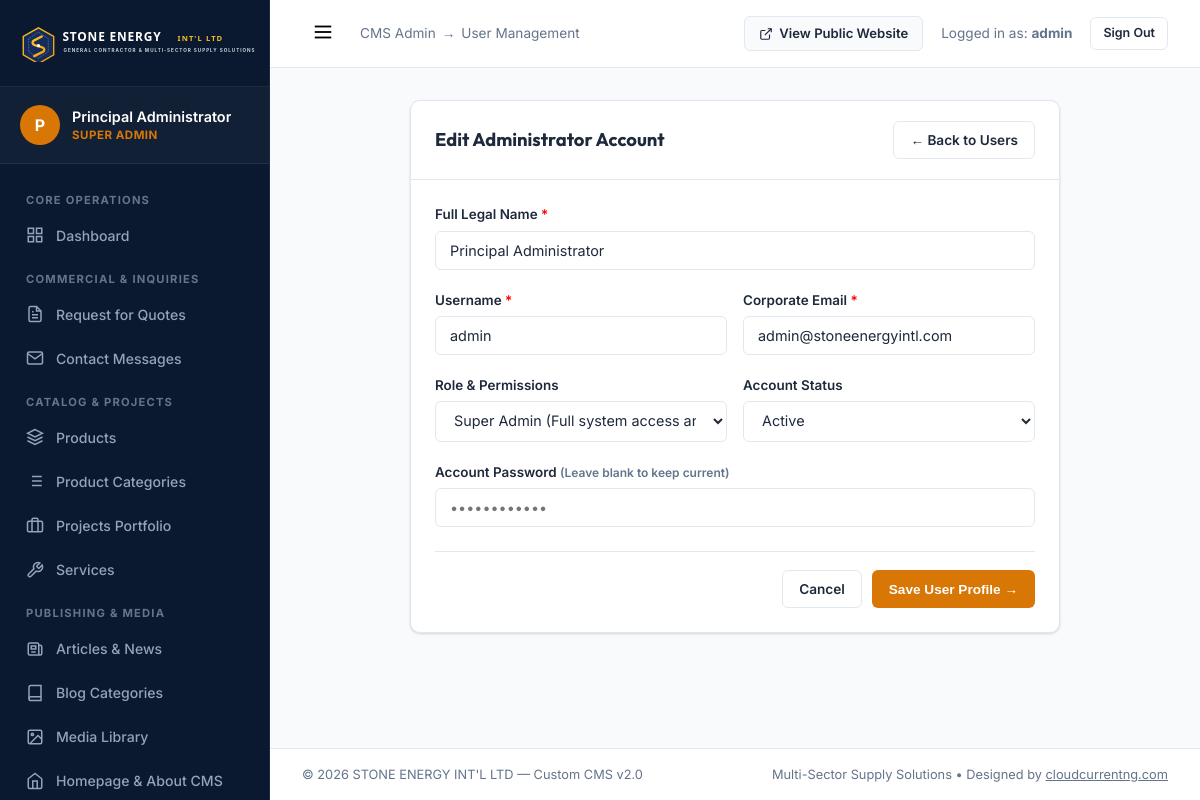
The page /admin/user-edit.php?id=1 (signed in) on the database its author committed.
### tables this page shows
CREATE TABLE `users` (
    `id` INT UNSIGNED AUTO_INCREMENT PRIMARY KEY,
    `username` VARCHAR(50) NOT NULL UNIQUE,
    `email` VARCHAR(120) NOT NULL UNIQUE,
    `password_hash` VARCHAR(255) NOT NULL,
    `full_name` VARCHAR(100) NOT NULL,
    `role_id` INT UNSIGNED NOT NULL DEFAULT 4,
    `status` ENUM('active', 'inactive', 'suspended') NOT NULL DEFAULT 'active',
    `avatar` VARCHAR(255) DEFAULT NULL,
    `last_login` DATETIME DEFAULT NULL,
    `created_at` DATETIME NOT NULL DEFAULT CURRENT_TIMESTAMP,
    `updated_at` DATETIME NOT NULL DEFAULT CURRENT_TIMESTAMP ON UPDATE CURRENT_TIMESTAMP,
    INDEX `idx_users_role` (`role_id`),
    INDEX `idx_users_status` (`status`),
    CONSTRAINT `fk_users_role` FOREIGN KEY (`role_id`) REFERENCES `roles` (`id`) ON DELETE RESTRICT
);

CREATE TABLE `roles` (
    `id` INT UNSIGNED AUTO_INCREMENT PRIMARY KEY,
    `name` VARCHAR(50) NOT NULL UNIQUE,
    `slug` VARCHAR(50) NOT NULL UNIQUE,
    `description` VARCHAR(255) DEFAULT NULL,
    `created_at` DATETIME NOT NULL DEFAULT CURRENT_TIMESTAMP
);

CREATE TABLE `site_settings` (
    `id` INT UNSIGNED AUTO_INCREMENT PRIMARY KEY,
    `setting_key` VARCHAR(100) NOT NULL UNIQUE,
    `setting_value` MEDIUMTEXT DEFAULT NULL,
    `setting_group` VARCHAR(50) NOT NULL DEFAULT 'general',
    `label` VARCHAR(150) NOT NULL,
    `field_type` ENUM('text', 'textarea', 'editor', 'image', 'boolean', 'select', 'number') NOT NULL DEFAULT 'text',
    `updated_at` DATETIME NOT NULL DEFAULT CURRENT_TIMESTAMP ON UPDATE CURRENT_TIMESTAMP,
    INDEX `idx_settings_group` (`setting_group`)
);

### admin/user-edit.php (the view, shortened to what the rows shown need)
<?php
require_once __DIR__ . '/includes/auth-check.php';
$userId = (int)($_GET['id'] ?? 0);
$isEditing = ($userId > 0);
$userRecord = $isEditing ? Database::fetchOne("SELECT * FROM `users` WHERE `id` = :id", [':id' => $userId]) : null;
$roles = Database::fetchAll("SELECT * FROM `roles` ORDER BY `id` ASC");
include __DIR__ . '/includes/header.php';
?>
<div class="admin-card" style="max-width: 650px; margin: 0 auto;">
    <div class="admin-card-body">
        <form action="<?= admin_url('user-edit.php' . ($isEditing ? '?id=' . $userId : '')) ?>" method="POST">
            <div class="form-row">
                <label class="form-label-admin">Full Legal Name <span style="color:red;">*</span></label>
                <input type="text" name="full_name" class="form-control-admin" required value="<?= e($userRecord['full_name'] ?? '') ?>" placeholder="e.g. Babatunde Adeleke">
            </div>
            <div style="display: grid; grid-template-columns: 1fr 1fr; gap: 16px;">
                <div class="form-row">
                    <label class="form-label-admin">Username <span style="color:red;">*</span></label>
                    <input type="text" name="username" class="form-control-admin" required value="<?= e($userRecord['username'] ?? '') ?>" placeholder="e.g. badeleke">
                </div>
                <div class="form-row">
                    <label class="form-label-admin">Corporate Email <span style="color:red;">*</span></label>
                    <input type="email" name="email" class="form-control-admin" required value="<?= e($userRecord['email'] ?? '') ?>" placeholder="user@stoneenergyintl.com">
                </div>
            </div>
            <div style="display: grid; grid-template-columns: 1fr 1fr; gap: 16px;">
                <div class="form-row">
                    <label class="form-label-admin">Role &amp; Permissions</label>
                    <select name="role_id" class="form-control-admin" required>
                        <?php foreach ($roles as $r): ?>
                        <option value="<?= $r['id'] ?>" <?= (($userRecord['role_id'] ?? 4) == $r['id']) ? 'selected' : '' ?>>
                            <?= e($r['name']) ?> (<?= e($r['description']) ?>)
                        </option>
                        <?php endforeach; ?>
                    </select>
                </div>
                <div class="form-row">
                    <label class="form-label-admin">Account Status</label>
                    <select name="status" class="form-control-admin">
                        <option value="active" <?= (($userRecord['status'] ?? 'active') === 'active') ? 'selected' : '' ?>>Active</option>
                    </select>
                </div>
            </div>
        </form>
    </div>
</div>
<?php include __DIR__ . '/includes/footer.php'; ?>

### admin/includes/header.php (shortened to what the rows shown need)
<!DOCTYPE html>
<html lang="en">
<head>
    <link rel="stylesheet" href="<?= asset('css/admin.css') ?>">
</head>
<body class="admin-body">
    <?php include __DIR__ . '/sidebar.php'; ?>
    <div class="admin-main">
        <header class="admin-topbar">
            <div class="topbar-right">
                <span style="font-size: 0.85rem; color: var(--admin-text-muted);">
                    Logged in as: <strong><?= e($currentUser['username']) ?></strong>
                </span>
            </div>
        </header>
        <main class="admin-content">

### admin/includes/sidebar.php (shortened to what the rows shown need)
<aside class="admin-sidebar" id="adminSidebar">
    <div class="admin-user-profile">
        <div class="admin-avatar">
            <?= strtoupper(substr($currentUser['full_name'] ?? 'A', 0, 1)) ?>
        </div>
        <div class="admin-user-meta">
            <div class="admin-user-name"><?= e($currentUser['full_name'] ?? $currentUser['username']) ?></div>
            <div class="admin-user-role"><?= e($currentUser['role_name'] ?? $currentRole) ?></div>
        </div>
    </div>
</aside>

### admin/includes/footer.php (shortened to what the rows shown need)
        </main>
        <footer style="padding: 16px 32px; background: #fff; border-top: 1px solid var(--admin-border); font-size: 0.8rem; color: var(--admin-text-muted); display: flex; justify-content: space-between; align-items: center;">
            <div>
                &copy; <?= date('Y') ?> <?= e(setting('company_name', "STONE ENERGY INT'L LTD")) ?> &mdash; Custom CMS v2.0
            </div>
            <div>
                Multi-Sector Supply Solutions &bull; Designed by <a href="https://cloudcurrentng.com" target="_blank" rel="noopener" style="color: inherit; text-decoration: underline;">cloudcurrentng.com</a>
            </div>
        </footer>
    </div>
</body>
</html>

### rows shown on the page
users: full_name "P", full_name "Principal Administrator", username "admin", email "admin@stoneenergyintl.com", role_id "Super Admin (Full system access and administrator management)", status "Active"
site_settings: setting_value "STONE ENERGY INT'L LTD"

### other values the page prints
$currentUser['role_name'] "SUPER ADMIN"
$adminSection "User Management"
